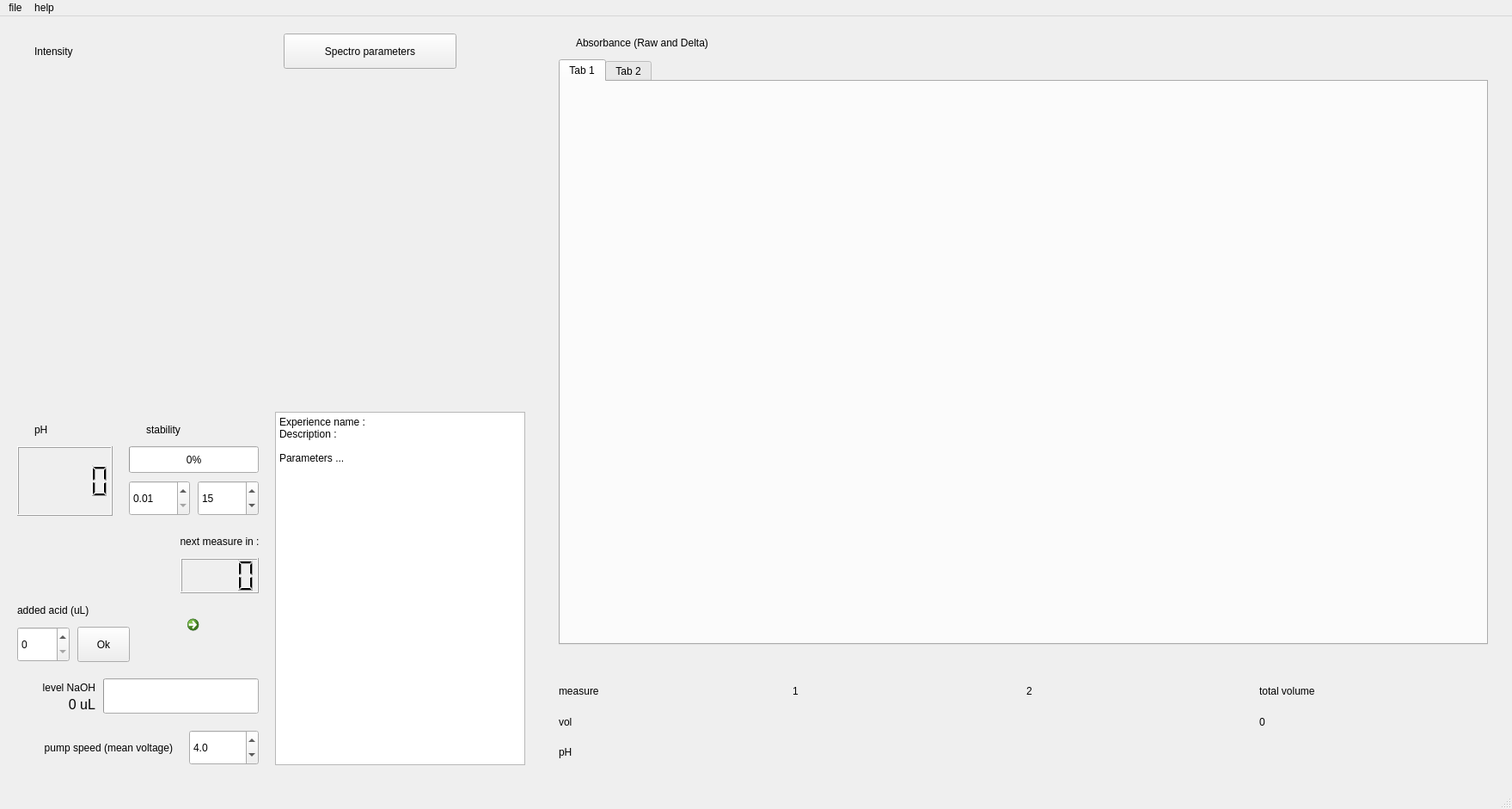
<?xml version="1.0" encoding="UTF-8"?>
<ui version="4.0">
 <class>titrationWindow</class>
 <widget class="QMainWindow" name="titrationWindow">
  <property name="geometry">
   <rect>
    <x>0</x>
    <y>0</y>
    <width>1759</width>
    <height>941</height>
   </rect>
  </property>
  <property name="tabletTracking">
   <bool>false</bool>
  </property>
  <property name="windowTitle">
   <string>Titration Window</string>
  </property>
  <property name="iconSize">
   <size>
    <width>18</width>
    <height>27</height>
   </size>
  </property>
  <widget class="QWidget" name="centralwidget">
   <widget class="QLCDNumber" name="direct_pH">
    <property name="geometry">
     <rect>
      <x>20</x>
      <y>500</y>
      <width>111</width>
      <height>81</height>
     </rect>
    </property>
   </widget>
   <widget class="QProgressBar" name="stabilisation_level">
    <property name="geometry">
     <rect>
      <x>150</x>
      <y>500</y>
      <width>151</width>
      <height>31</height>
     </rect>
    </property>
    <property name="maximum">
     <number>100</number>
    </property>
    <property name="value">
     <number>0</number>
    </property>
    <property name="textVisible">
     <bool>true</bool>
    </property>
    <property name="orientation">
     <enum>Qt::Horizontal</enum>
    </property>
    <property name="format">
     <string>%p%</string>
    </property>
   </widget>
   <widget class="QLabel" name="label_pH">
    <property name="geometry">
     <rect>
      <x>40</x>
      <y>460</y>
      <width>61</width>
      <height>41</height>
     </rect>
    </property>
    <property name="text">
     <string>pH</string>
    </property>
   </widget>
   <widget class="QLabel" name="label_direct_abs">
    <property name="geometry">
     <rect>
      <x>40</x>
      <y>20</y>
      <width>171</width>
      <height>41</height>
     </rect>
    </property>
    <property name="text">
     <string>Intensity</string>
    </property>
   </widget>
   <widget class="QLabel" name="label_stability">
    <property name="geometry">
     <rect>
      <x>170</x>
      <y>460</y>
      <width>71</width>
      <height>41</height>
     </rect>
    </property>
    <property name="text">
     <string>stability</string>
    </property>
   </widget>
   <widget class="QPushButton" name="ajout_ok">
    <property name="geometry">
     <rect>
      <x>90</x>
      <y>710</y>
      <width>61</width>
      <height>41</height>
     </rect>
    </property>
    <property name="text">
     <string>Ok</string>
    </property>
   </widget>
   <widget class="QLabel" name="label_base_level">
    <property name="geometry">
     <rect>
      <x>10</x>
      <y>760</y>
      <width>101</width>
      <height>41</height>
     </rect>
    </property>
    <property name="autoFillBackground">
     <bool>false</bool>
    </property>
    <property name="text">
     <string>level NaOH</string>
    </property>
    <property name="alignment">
     <set>Qt::AlignRight|Qt::AlignTrailing|Qt::AlignVCenter</set>
    </property>
   </widget>
   <widget class="QLabel" name="base_level_number">
    <property name="geometry">
     <rect>
      <x>10</x>
      <y>780</y>
      <width>101</width>
      <height>41</height>
     </rect>
    </property>
    <property name="font">
     <font>
      <pointsize>12</pointsize>
     </font>
    </property>
    <property name="text">
     <string>0 uL</string>
    </property>
    <property name="alignment">
     <set>Qt::AlignRight|Qt::AlignTrailing|Qt::AlignVCenter</set>
    </property>
   </widget>
   <widget class="QProgressBar" name="base_level_bar">
    <property name="geometry">
     <rect>
      <x>120</x>
      <y>770</y>
      <width>181</width>
      <height>41</height>
     </rect>
    </property>
    <property name="minimum">
     <number>0</number>
    </property>
    <property name="maximum">
     <number>400</number>
    </property>
    <property name="value">
     <number>0</number>
    </property>
    <property name="textVisible">
     <bool>false</bool>
    </property>
    <property name="orientation">
     <enum>Qt::Horizontal</enum>
    </property>
    <property name="invertedAppearance">
     <bool>false</bool>
    </property>
    <property name="format">
     <string>%p%</string>
    </property>
   </widget>
   <widget class="QLabel" name="label_pump_speed">
    <property name="geometry">
     <rect>
      <x>20</x>
      <y>830</y>
      <width>181</width>
      <height>41</height>
     </rect>
    </property>
    <property name="text">
     <string>pump speed (mean voltage)</string>
    </property>
    <property name="alignment">
     <set>Qt::AlignRight|Qt::AlignTrailing|Qt::AlignVCenter</set>
    </property>
   </widget>
   <widget class="QPushButton" name="background_and_reference">
    <property name="geometry">
     <rect>
      <x>330</x>
      <y>20</y>
      <width>201</width>
      <height>41</height>
     </rect>
    </property>
    <property name="text">
     <string>Spectro parameters</string>
    </property>
   </widget>
   <widget class="QLabel" name="label_delta_abs">
    <property name="geometry">
     <rect>
      <x>670</x>
      <y>10</y>
      <width>371</width>
      <height>41</height>
     </rect>
    </property>
    <property name="text">
     <string>Absorbance (Raw and Delta)</string>
    </property>
   </widget>
   <widget class="QWidget" name="gridLayoutWidget_2">
    <property name="geometry">
     <rect>
      <x>650</x>
      <y>770</y>
      <width>1081</width>
      <height>101</height>
     </rect>
    </property>
    <layout class="QGridLayout" name="grid_all_pH_vol">
     <item row="2" column="0">
      <widget class="QLabel" name="label_pH_2">
       <property name="text">
        <string>pH</string>
       </property>
      </widget>
     </item>
     <item row="1" column="1">
      <widget class="QLabel" name="label_3">
       <property name="text">
        <string/>
       </property>
      </widget>
     </item>
     <item row="0" column="1">
      <widget class="QLabel" name="label_5">
       <property name="text">
        <string>1</string>
       </property>
      </widget>
     </item>
     <item row="0" column="2">
      <widget class="QLabel" name="label_6">
       <property name="text">
        <string>2</string>
       </property>
      </widget>
     </item>
     <item row="1" column="0">
      <widget class="QLabel" name="label_vol">
       <property name="text">
        <string>vol</string>
       </property>
      </widget>
     </item>
     <item row="0" column="0">
      <widget class="QLabel" name="label_measure">
       <property name="text">
        <string>measure</string>
       </property>
      </widget>
     </item>
     <item row="1" column="3">
      <widget class="QLabel" name="total_volume">
       <property name="text">
        <string>0</string>
       </property>
      </widget>
     </item>
     <item row="0" column="3">
      <widget class="QLabel" name="label_total_volume">
       <property name="text">
        <string>total volume</string>
       </property>
      </widget>
     </item>
    </layout>
   </widget>
   <widget class="QLabel" name="added_acid_label">
    <property name="geometry">
     <rect>
      <x>20</x>
      <y>670</y>
      <width>131</width>
      <height>41</height>
     </rect>
    </property>
    <property name="autoFillBackground">
     <bool>false</bool>
    </property>
    <property name="text">
     <string>added acid (uL)</string>
    </property>
   </widget>
   <widget class="QSpinBox" name="added_acid">
    <property name="geometry">
     <rect>
      <x>20</x>
      <y>710</y>
      <width>61</width>
      <height>41</height>
     </rect>
    </property>
    <property name="maximum">
     <number>5000</number>
    </property>
   </widget>
   <widget class="QPlainTextEdit" name="experiment_parameters">
    <property name="geometry">
     <rect>
      <x>320</x>
      <y>460</y>
      <width>291</width>
      <height>411</height>
     </rect>
    </property>
    <property name="plainText">
     <string>Experience name :
Description :

Parameters ...</string>
    </property>
   </widget>
   <widget class="QDoubleSpinBox" name="pump_speed_volt">
    <property name="geometry">
     <rect>
      <x>220</x>
      <y>830</y>
      <width>81</width>
      <height>41</height>
     </rect>
    </property>
    <property name="accessibleName">
     <string/>
    </property>
    <property name="decimals">
     <number>1</number>
    </property>
    <property name="minimum">
     <double>3.000000000000000</double>
    </property>
    <property name="maximum">
     <double>12.000000000000000</double>
    </property>
    <property name="singleStep">
     <double>0.100000000000000</double>
    </property>
    <property name="value">
     <double>4.000000000000000</double>
    </property>
   </widget>
   <widget class="QSpinBox" name="stab_time">
    <property name="geometry">
     <rect>
      <x>230</x>
      <y>540</y>
      <width>71</width>
      <height>41</height>
     </rect>
    </property>
    <property name="minimum">
     <number>5</number>
    </property>
    <property name="maximum">
     <number>600</number>
    </property>
    <property name="value">
     <number>15</number>
    </property>
   </widget>
   <widget class="QTabWidget" name="absorbance_tabs">
    <property name="geometry">
     <rect>
      <x>650</x>
      <y>50</y>
      <width>1081</width>
      <height>681</height>
     </rect>
    </property>
    <property name="currentIndex">
     <number>0</number>
    </property>
    <widget class="QWidget" name="tab1">
     <attribute name="title">
      <string>Tab 1</string>
     </attribute>
    </widget>
    <widget class="QWidget" name="tab2">
     <attribute name="title">
      <string>Tab 2</string>
     </attribute>
    </widget>
   </widget>
   <widget class="QWidget" name="widget_direct" native="true">
    <property name="geometry">
     <rect>
      <x>20</x>
      <y>80</y>
      <width>591</width>
      <height>341</height>
     </rect>
    </property>
   </widget>
   <widget class="QDoubleSpinBox" name="stab_step">
    <property name="geometry">
     <rect>
      <x>150</x>
      <y>540</y>
      <width>71</width>
      <height>41</height>
     </rect>
    </property>
    <property name="decimals">
     <number>2</number>
    </property>
    <property name="minimum">
     <double>0.010000000000000</double>
    </property>
    <property name="maximum">
     <double>0.300000000000000</double>
    </property>
    <property name="singleStep">
     <double>0.010000000000000</double>
    </property>
   </widget>
   <widget class="QLabel" name="label_countdown">
    <property name="geometry">
     <rect>
      <x>200</x>
      <y>590</y>
      <width>111</width>
      <height>41</height>
     </rect>
    </property>
    <property name="text">
     <string>next measure in :</string>
    </property>
    <property name="alignment">
     <set>Qt::AlignCenter</set>
    </property>
   </widget>
   <widget class="QLCDNumber" name="countdown">
    <property name="geometry">
     <rect>
      <x>210</x>
      <y>630</y>
      <width>91</width>
      <height>41</height>
     </rect>
    </property>
    <property name="digitCount">
     <number>4</number>
    </property>
    <property name="value" stdset="0">
     <double>0.000000000000000</double>
    </property>
    <property name="intValue" stdset="0">
     <number>0</number>
    </property>
   </widget>
   <widget class="QCommandLinkButton" name="logo_play_pause">
    <property name="geometry">
     <rect>
      <x>210</x>
      <y>690</y>
      <width>61</width>
      <height>61</height>
     </rect>
    </property>
    <property name="text">
     <string/>
    </property>
   </widget>
  </widget>
  <widget class="QMenuBar" name="menubar">
   <property name="geometry">
    <rect>
     <x>0</x>
     <y>0</y>
     <width>1759</width>
     <height>18</height>
    </rect>
   </property>
   <widget class="QMenu" name="menufile">
    <property name="title">
     <string>file</string>
    </property>
    <addaction name="actionsave"/>
    <addaction name="actionedit_saving_folder"/>
    <addaction name="actionquit"/>
   </widget>
   <widget class="QMenu" name="menuhelp">
    <property name="title">
     <string>help</string>
    </property>
   </widget>
   <addaction name="menufile"/>
   <addaction name="menuhelp"/>
  </widget>
  <widget class="QStatusBar" name="statusbar"/>
  <action name="actionsave">
   <property name="text">
    <string>save titration</string>
   </property>
  </action>
  <action name="actionquit">
   <property name="text">
    <string>quit</string>
   </property>
  </action>
  <action name="actionedit_saving_folder">
   <property name="text">
    <string>edit saving folder</string>
   </property>
  </action>
 </widget>
 <resources/>
 <connections/>
</ui>
